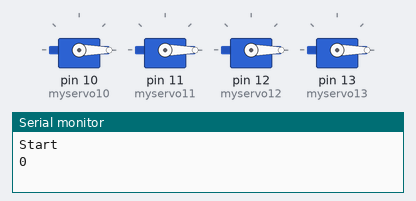
The sketch below on a simulated Arduino Uno, built with avr-gcc and run on an emulated ATmega328P. On the bench: 4 × servo, the last lines printed to the serial monitor.

Above: at 0.05 s.
At 4.76 s:
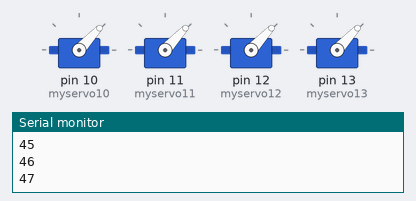
At 9.08 s:
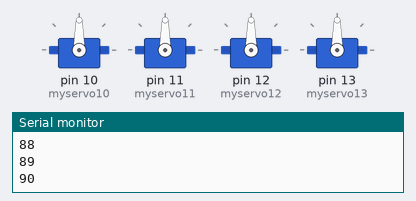
At 18.17 s:
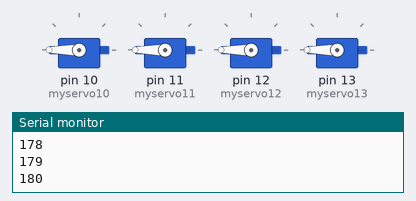
At 29.07 s:
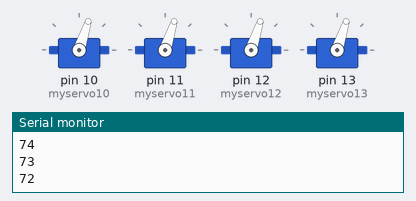
At 39.93 s:
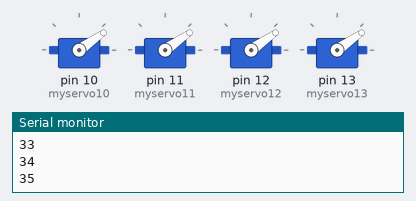
Timing chart, 0 to 40.0 s (numbered marks = the images above):
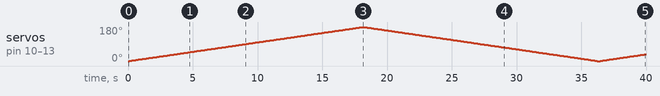

Measured:
- by itself, servo on pin 10 (myservo10), servo on pin 11 (myservo11), servo on pin 12 (myservo12), servo on pin 13 (myservo13): 0° → 1° at 0.10 s, → 2° 0.10 s later, → 3° 0.10 s later, → 4° 0.10 s later, … (396 changes in this stretch)

The sketch:

servo_test.ino
```cpp
#include <Wire.h>
#include <Servo.h>

Servo myservo10;
Servo myservo11;
Servo myservo12;
Servo myservo13;

void setup()
{
  myservo10.attach(10);
  myservo11.attach(11);
  myservo12.attach(12);
  myservo13.attach(13);
  Serial.begin(115200);
  Serial.print("Start\n");
}

void loop()
{
  for (int i=0; i<=180; i++) {
  myservo10.write(i);
  myservo11.write(i);
  myservo12.write(i);
  myservo13.write(i);
  Serial.print(i);
  Serial.print("\n");
  delay(100);
  }
  for (int i=180; i>=0; i--) {
  myservo10.write(i);
  myservo11.write(i);
  myservo12.write(i);
  myservo13.write(i);
  Serial.print(i);
  Serial.print("\n");
  delay(100);
  }
}
```
